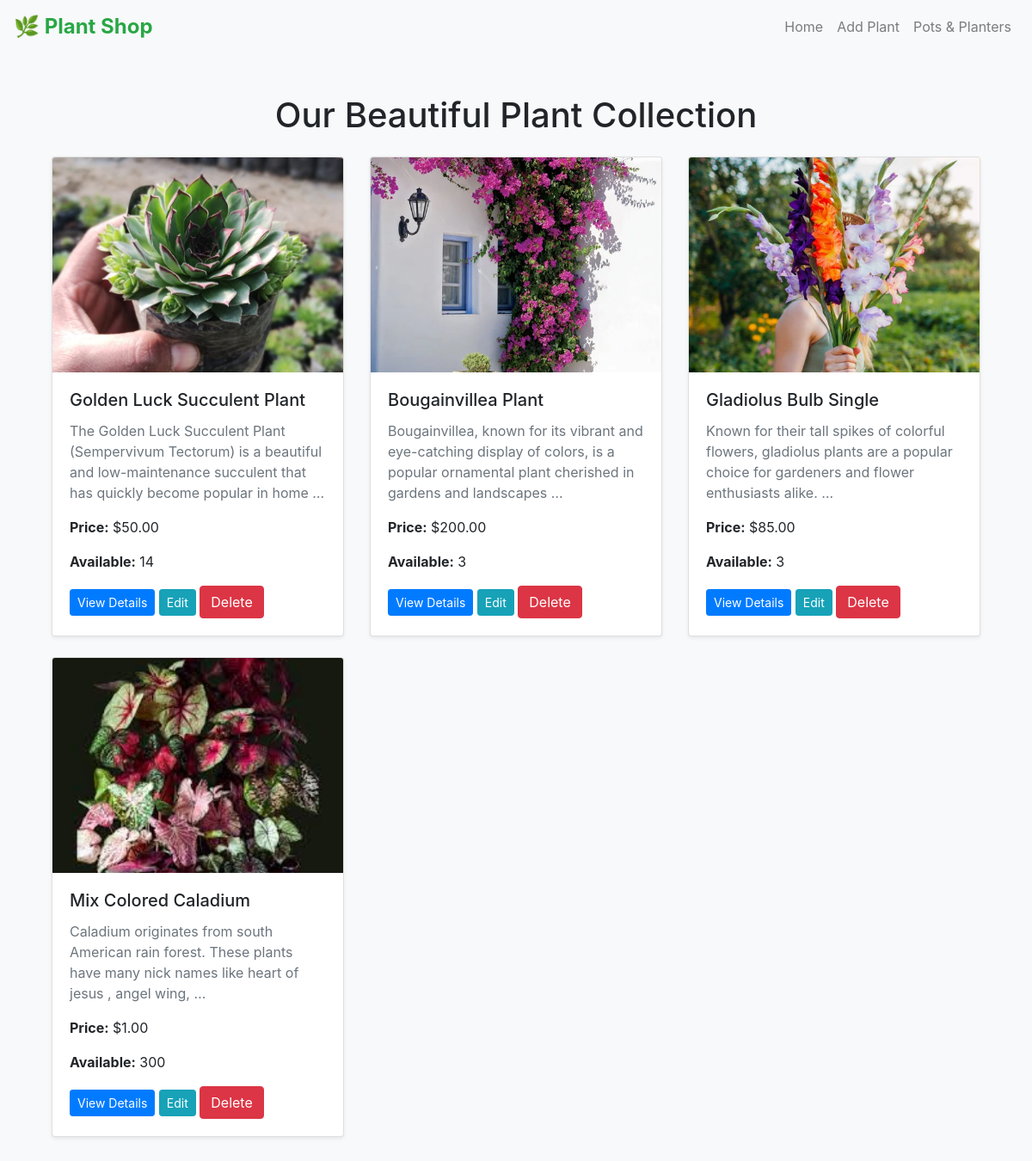
The page / on the database its author committed.
### shop/models.py (models this page shows, shortened)
class Plant(models.Model):
    name = models.CharField(max_length=100)
    description = models.TextField()
    price = models.DecimalField(max_digits=6, decimal_places=2)
    quantity = models.PositiveIntegerField()
    image = models.ImageField(upload_to='plants/')

### shop/views.py (the view)
# urls.py: path('', views.plant_list, name='plant_list'),
def plant_list(request):
    plants = Plant.objects.all()
    return render(request, 'plant_list.html', {'plants': plants})

### templates/plant_list.html (shortened to what this page needs)
{% extends 'base.html' %}
{% block content %}
<div class="container my-5">
    <h1 class="text-center mb-4">Our Beautiful Plant Collection</h1>
    <div class="row">
        {% for plant in plants %}
        <div class="col-md-4 mb-4">
            <div class="card h-100 shadow-sm">
                <img src="{{ plant.image.url }}" class="card-img-top" alt="{{ plant.name }}" style="height: 250px; object-fit: cover;">
                <div class="card-body d-flex flex-column">
                    <h5 class="card-title">{{ plant.name }}</h5>
                    <p class="card-text text-muted">{{ plant.description|truncatewords:20 }}</p>
                    <p class="card-text"><strong>Price:</strong> ${{ plant.price }}</p>
                    <p class="card-text"><strong>Available:</strong> {{ plant.quantity }}</p>
                    <div class="mt-auto">
                        <a href="{% url 'plant_detail' plant.pk %}" class="btn btn-primary btn-sm">View Details</a>
                        <a href="{% url 'plant_update' plant.pk %}" class="btn btn-info btn-sm">Edit</a>
                        <form action="{% url 'plant_delete' plant.pk %}" method="post" style="display: inline;">
                            <a href="{% url 'plant_delete' plant.pk %}" class="btn btn-danger">Delete</a>
                        </form>
                    </div>
                </div>
            </div>
        </div>
        {% endfor %}
    </div>
</div>
{% endblock %}

### templates/base.html (style rules this page uses)
body { background-color: #f8f9fa; }

### templates/plant_list.html (style rules this page uses)
.card-img-top { transition: transform 0.3s ease; }

### rows shown on the page
Plant: image (picture), name "Golden Luck Succulent Plant", description "The Golden Luck Succulent Plant (Sempervivum Tectorum) is a beautiful and low-maintenance succulent that has quickly become popular in home …", price "50.00", quantity "14"
Plant: image (picture), name "Bougainvillea Plant", description "Bougainvillea, known for its vibrant and eye-catching display of colors, is a popular ornamental plant cherished in gardens and landscapes …", price "200.00", quantity "3"
Plant: image (picture), name "Gladiolus Bulb Single", description "Known for their tall spikes of colorful flowers, gladiolus plants are a popular choice for gardeners and flower enthusiasts alike. …", price "85.00", quantity "3"
Plant: image (picture), name "Mix Colored Caladium", description "Caladium originates from south American rain forest. These plants have many nick names like heart of jesus , angel wing, …", price "1.00", quantity "300"
